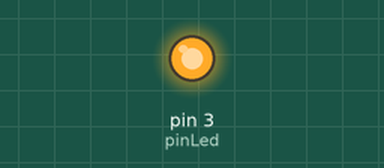
Bench run of a sketch on a simulated Arduino Uno, built with avr-gcc and run on an emulated ATmega328P. On the bench: output pins drawn as LEDs (lit = HIGH).

Above: at 0.05 s.
Timing chart, 0 to 3.0 s (numbered marks = the images above):
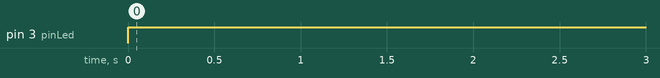

Measured:
- by itself, pin 3 (pinLed): LOW → HIGH at 0.00 s

The sketch:

LED-Blink.ino
```cpp
const int pinLed = 3;

void setup() {
  pinMode(pinLed, OUTPUT);
}

void loop() {
  digitalWrite(pinLed, HIGH);
  delay(500);
  digitalWrite(pinLed, LOW);
}
```
